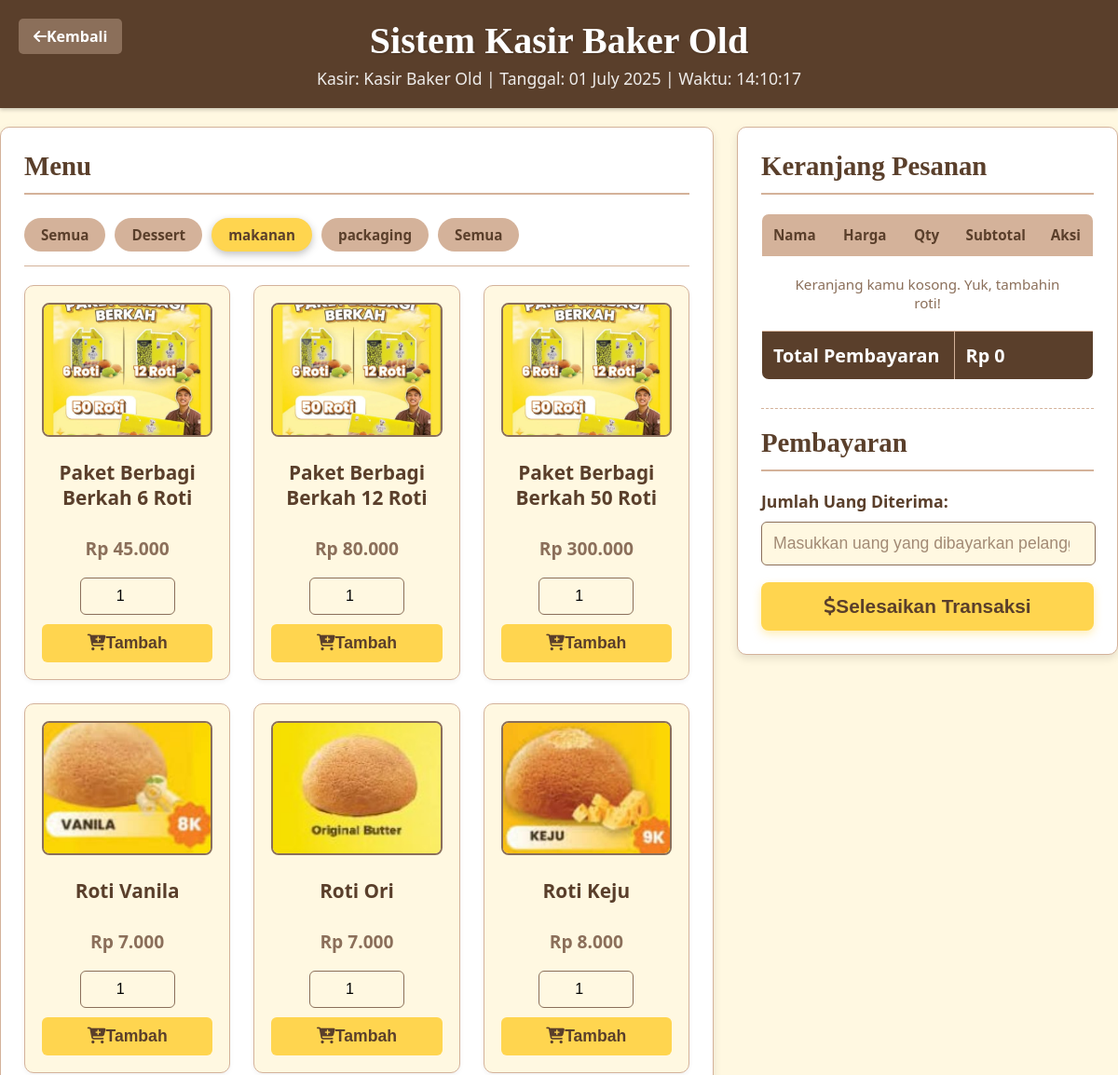
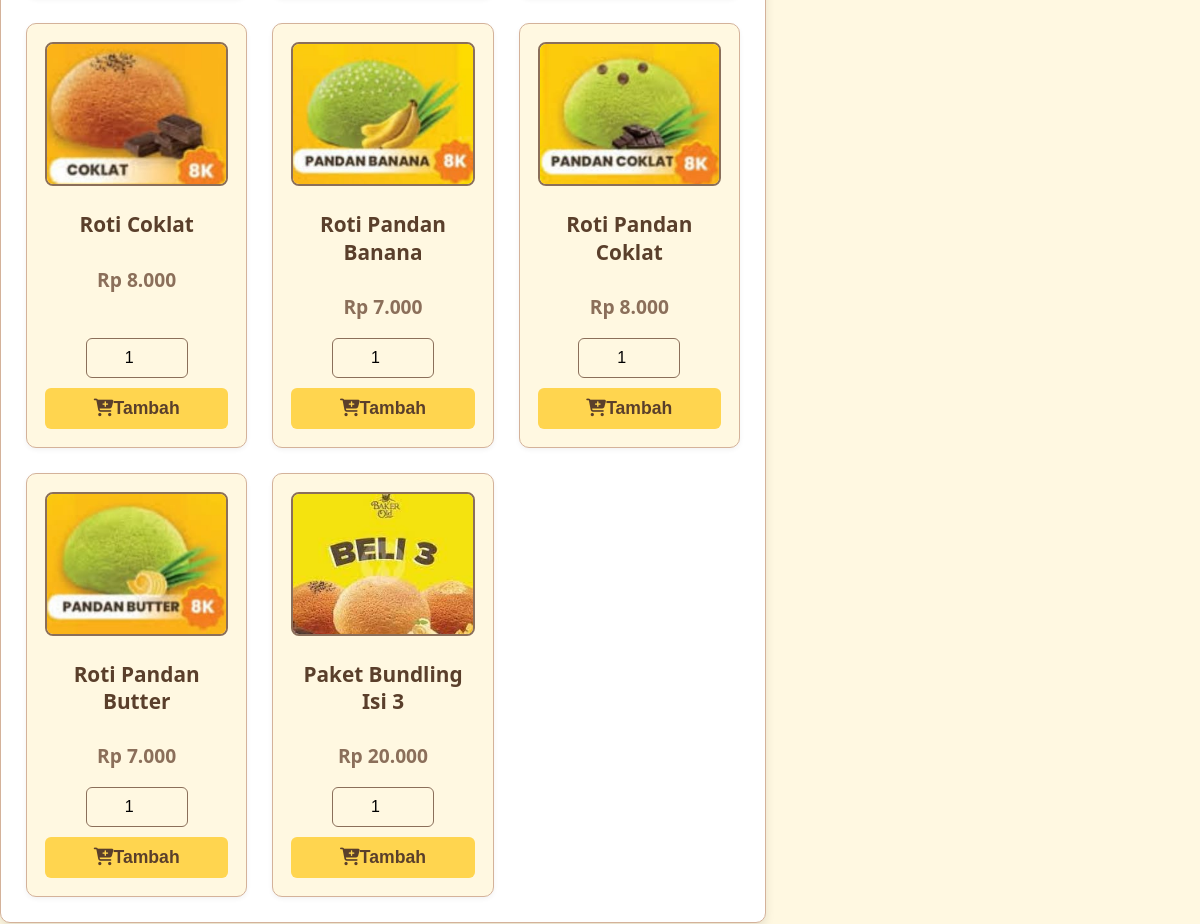
Screenshot of /kasir-app/modules/kasir/transaksi_baru.php?kategori=makanan with the database file from the repository (2 pictures, top to bottom).
### tables this page shows
CREATE TABLE `produk` (
  `id_produk` int(11) NOT NULL,
  `kategori` varchar(100) DEFAULT NULL,
  `nama_produk` varchar(100) NOT NULL,
  `harga` int(11) NOT NULL
);

### kasir-app/modules/kasir/transaksi_baru.php (the view, shortened to what this page needs)
<?php
include("../../config/db.php");
$nama_kasir = $_SESSION['nama_kasir'] ?? 'Kasir Baker Old';
$tanggal_sekarang = date('d F Y');
$waktu_sekarang = date('H:i:s');
$kategori_terpilih = $_GET['kategori'] ?? 'Semua';
$kategori_q = $koneksi->query("SELECT DISTINCT kategori FROM produk ORDER BY kategori ASC");
$daftar_kategori = ['Semua'];
while ($row = $kategori_q->fetch_assoc()) {
    $daftar_kategori[] = htmlspecialchars($row['kategori']);
}
$sql_produk = "SELECT * FROM produk";
if ($kategori_terpilih !== 'Semua') {
    $kategori_terpilih_sql = $koneksi->real_escape_string($kategori_terpilih);
    $sql_produk .= " WHERE kategori = '$kategori_terpilih_sql'";
}
$produk_q = $koneksi->query($sql_produk);
$daftar_produk_array = [];
while ($row = $produk_q->fetch_assoc()) {
    $daftar_produk_array[$row['id_produk']] = $row;
}
$keranjang = $_SESSION['keranjang'] ?? [];
$total_sebelum_diskon = 0;
$diskon_total = 0;
$total_setelah_promo = $total_sebelum_diskon - $diskon_total;
?>
<!DOCTYPE html>
<html lang="id">
<head>
    <link rel="stylesheet" href="https://cdnjs.cloudflare.com/ajax/libs/font-awesome/6.4.0/css/all.min.css">
</head>
<body>
    <div class="header">
        <a href="../home.php" class="btn-kembali"><i class="fas fa-arrow-left mr-2"></i>Kembali</a>
        <h1>Sistem Kasir Baker Old</h1>
        <p>Kasir: <?= htmlspecialchars($nama_kasir) ?> | Tanggal: <?= $tanggal_sekarang ?> | Waktu: <span id="realtime-clock"><?= $waktu_sekarang ?></span></p>
    </div>
    <div class="container">
        <div class="left-panel">
            <h2>Menu</h2>
            <div class="category-nav">
                <?php foreach ($daftar_kategori as $cat) :
                    $active_class = ($cat == $kategori_terpilih) ? 'active' : '';
                    $category_link = "transaksi_baru.php";
                    if ($cat !== 'Semua') {
                        $category_link .= "?kategori=" . urlencode($cat);
                    }
                ?>
                    <a href="<?= $category_link ?>" class="<?= $active_class ?>"><?= htmlspecialchars($cat) ?></a>
                <?php endforeach; ?>
            </div>
            <div class="product-grid">
                <?php if (!empty($daftar_produk_array)) : ?>
                    <?php foreach ($daftar_produk_array as $p) :
                        $image_folder = '../../images/';
                        $clean_product_name = strtolower(str_replace(' ', '_', preg_replace('/[^a-zA-Z0-9\s]/', '', $p['nama_produk'])));
                        $image_path = $image_folder . $clean_product_name . '.jpg';
                    ?>
                        <div class="product-card">
                            <img src="<?= $image_path ?>" alt="<?= htmlspecialchars($p['nama_produk']) ?>">
                            <h3><?= htmlspecialchars($p['nama_produk']) ?></h3>
                            <p>Rp <?= number_format($p['harga'], 0, ',', '.') ?></p>
                            <form action="produk_tambah.php" method="post">
                                <input type="number" name="qty" value="1" min="1" required>
                                <button type="submit"><i class="fas fa-cart-plus mr-2"></i>Tambah</button>
                            </form>
                        </div>
                    <?php endforeach; ?>
                <?php else : ?>
                    <p style="grid-column: 1 / -1; text-align: center; color: var(--color-secondary-brown);">Maaf, gak ada produk di kategori ini.</p>
                <?php endif; ?>
            </div>
        </div>
        <div class="right-panel">
            <h2>Keranjang Pesanan</h2>
            <table>
                <thead>
                    <tr>
                        <th>Nama</th>
                        <th>Harga</th>
                        <th>Qty</th>
                        <th>Subtotal</th>
                        <th>Aksi</th>
                    </tr>
                </thead>
                <tbody>
                    <?php if (empty($keranjang)) : ?>
                        <tr>
                            <td colspan="5" style="text-align: center; padding: 20px; color: var(--color-secondary-brown);">Keranjang kamu kosong. Yuk, tambahin roti!</td>
                        </tr>
                    <?php endif; ?>
                </tbody>
                <tfoot>
                    <tr>
                        <td colspan="3">Total Pembayaran</td>
                        <td colspan="2">Rp <?= number_format($total_setelah_promo, 0, ',', '.') ?></td>
                    </tr>
                </tfoot>
            </table>
            <div class="checkout-form">
                <h2>Pembayaran</h2>
                <form action="transaksi_proses.php" method="post">
                    <label for="bayar">Jumlah Uang Diterima:</label>
                    <input type="number" name="bayar" id="bayar" required min="<?= $total_setelah_promo ?>" placeholder="Masukkan uang yang dibayarkan pelanggan">
                    <button type="submit"><i class="fas fa-dollar-sign mr-2"></i>Selesaikan Transaksi</button>
                </form>
            </div>
        </div>
    </div>
</body>
</html>

### rows the page displays
produk: nama_produk "Paket Berbagi Berkah 6 Roti", harga "45.000"
produk: nama_produk "Paket Berbagi Berkah 12 Roti", harga "80.000"
produk: nama_produk "Paket Berbagi Berkah 50 Roti", harga "300.000"
produk: shows a picture, nama_produk "Roti Vanila", harga "7.000"
produk: shows a picture, nama_produk "Roti Ori", harga "7.000"
produk: shows a picture, nama_produk "Roti Keju", harga "8.000"
produk: shows a picture, nama_produk "Roti Coklat", harga "8.000"
produk: shows a picture, nama_produk "Roti Pandan Banana", harga "7.000"
produk: shows a picture, nama_produk "Roti Pandan Coklat", harga "8.000"
produk: shows a picture, nama_produk "Roti Pandan Butter", harga "7.000"
produk: shows a picture, nama_produk "Paket Bundling Isi 3", harga "20.000"

### other values shown
$nama_kasir "Kasir Baker Old"
$cat "Semua"
$cat "Dessert"
$cat "makanan"
$cat "packaging"
$total_setelah_promo "0"
